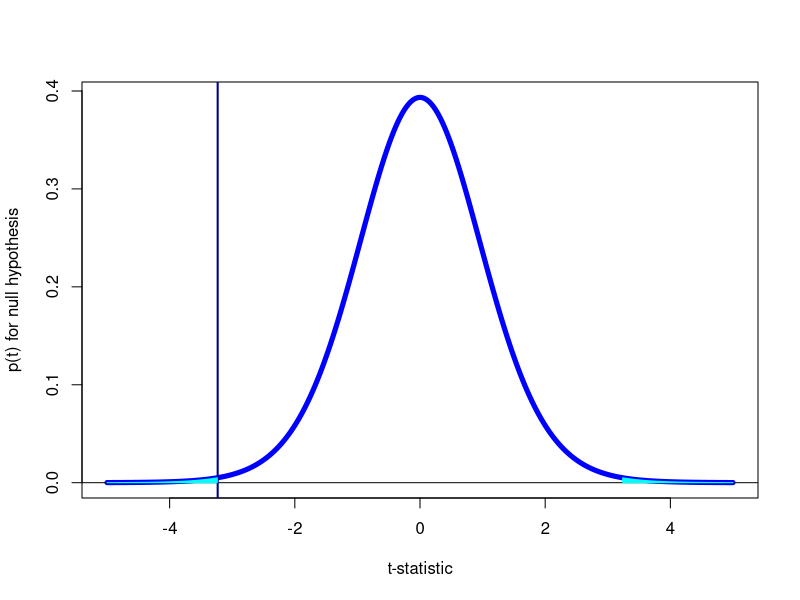
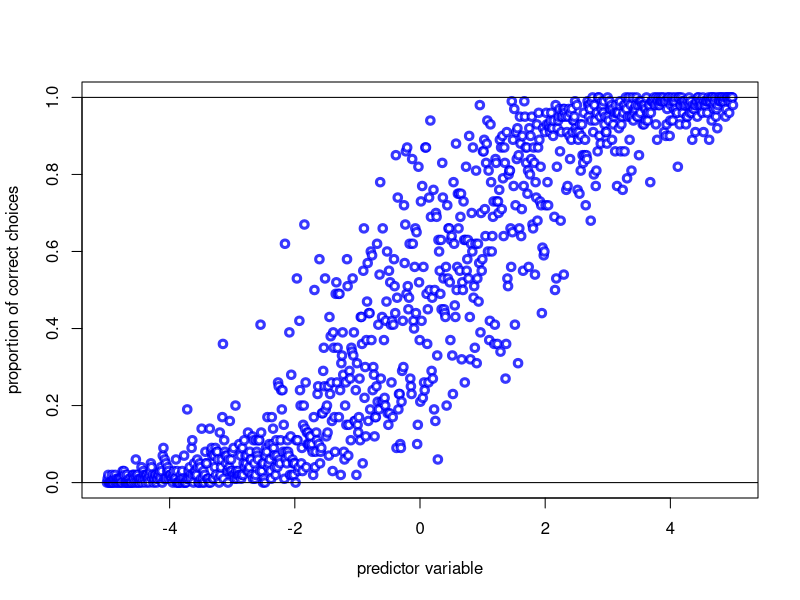
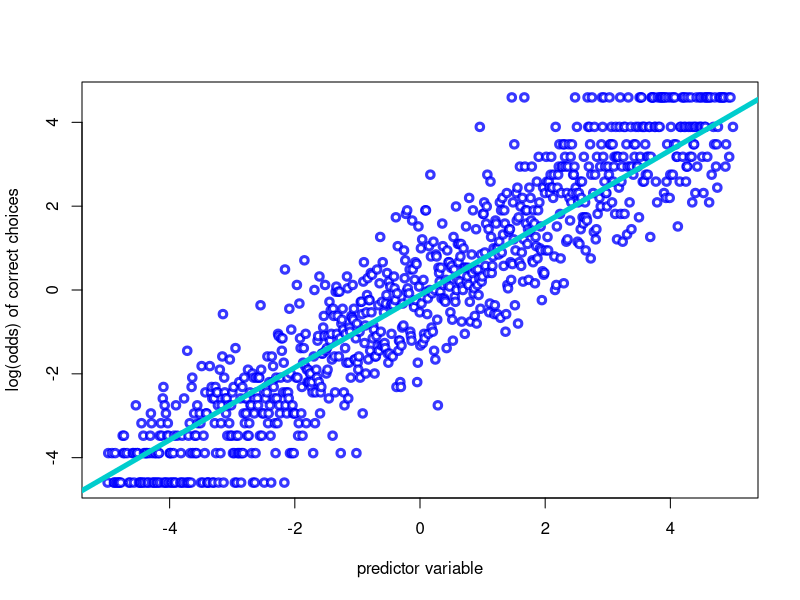

Generate these figures, in order, with R:
# Details ---------------------------------------------------------------
#       AUTHOR:	James Foster              DATE: 2022 06 16
#     MODIFIED:	James Foster              DATE: 2022 06 22
#
#  DESCRIPTION: Extra plots for introducing hypothesis testing and modelling.
#
#       USAGE:  First install the 'report' and 'emmeans' packages as suggested by
#               Rstudio, or by running install.packages('report'); install.packages('emmeans)
#               Run line by line (ctrl+enter), or run whole script (ctrl+shift+s)
#               Organised into subsections in overview (ctrl+shift+o)
#
#	   CHANGES: -
#
#   REFERENCES: Turner, S. (2017) Essential Statistics with R
#               www.bioconnector.github.io/workshops/r-stats.html#continuous_variables
#               
#               Russell V. Lenth (2021). emmeans: Estimated Marginal Means, 
#               AKA Least-Squares Means. R package version 1.5.4. 
#               https://cran.r-project.org/web/packages/emmeans/vignettes/basics.html
#
#               Šidák, Z. K. (1967). "Rectangular Confidence Regions for the 
#               Means of Multivariate Normal Distributions". J. Am. Statist. Assoc. 
#               62 (318): 626–633. doi:10.1080/01621459.1967.10482935.
#
#TODO
#- Add comments +


# t-distribution and p-value ----------------------------------------------
xx = seq(from = -5,
         to = 5,
         length.out = 1e3)
pt = dt(x = xx,
        df = 18
        )
t_val = -3.2324
x_undert = subset(x = xx, 
                  subset = xx<t_val)
pt_undert = subset(x = pt, 
                   subset = xx<t_val)
plot(x = xx, 
     y = pt,
     lwd = 5,
     type = 'l',
     col = 'blue',
     xlab = 't-statistic',
     ylab = 'p(t) for null hypothesis')
abline(h = 0)
abline(v = -3.2324,
       col = 'darkblue',
       lwd = 2)
polygon(x = c(x_undert, rev(x_undert)),
        y = c(pt_undert, rep(x = 0, times = length(x_undert))),
        col = 'cyan',
        border = 'cyan')
polygon(x = c(-x_undert, rev(-x_undert)),
        y = c(pt_undert, rep(x = 0, times = length(x_undert))),
        col = 'cyan',
        border = 'cyan')


# Logit transform of sigmoid ---------------------------------------------
n_per_obs = 100

yy = rbinom(n = length(xx),
            size = n_per_obs,
            prob = plogis(xx*1.0 - 0.2 + rnorm(length(xx)))
)
co = 
  lapply(X = yy,
            FUN = function(y)
            { xnew = if(y < n_per_obs & y > 0)
              { c(rep(1, times = y),
                             rep(0, times = (n_per_obs-y))
              )
            }else
            {
              if(y == n_per_obs){rep(1, times = y)}else{rep(0, times = n_per_obs)}
            }
            
            }
           )
co = do.call(c,
             co)

xxx = lapply(X = xx,
                    FUN = function(x)
                      {
                      rep(x, times = n_per_obs)
                    })
xxx = do.call(c, xxx)

plot(x = xx, 
     y = yy/n_per_obs,
     lwd = 3,
     pch = 21,
     col = adjustcolor(col = 'blue', alpha.f = 200/255),
     bg = 'white',
     xlab = 'predictor variable',
     ylab = 'proportion of correct choices')
abline(h = c(0,1))

plot(x = xx, 
     y = qlogis(p = yy/n_per_obs),
     lwd = 3,
     pch = 21,
     col = adjustcolor(col = 'blue', alpha.f = 200/255),
     bg = 'white',
     xlab = 'predictor variable',
     ylab = 'log(odds) of correct choices')
ll = glm(formula = co ~ xxx,
         family = binomial(link = logit))
abline(ll, col = 'cyan3', lwd = 5)
